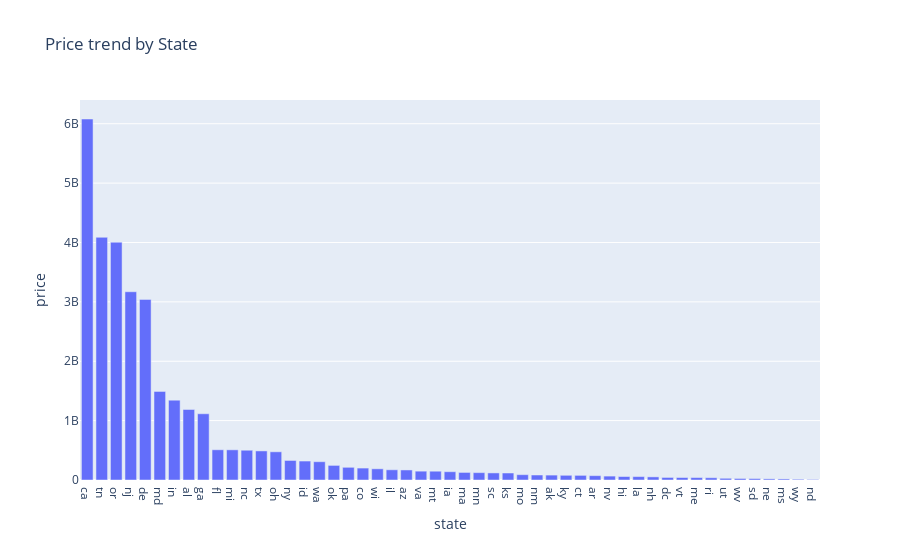

Source (notebook cell):
### Code cell
### aggregarting price over state to explore prices by state

state_df = used_cars_df_processed[['state','price']].groupby('state')['price'].sum().reset_index().sort_values(by=['price'], ascending = False)


fig2 = px.bar(state_df, x="state", y="price", title='Price trend by State')

fig2.write_image("./images/PriceTrendbyState.png")
plotly.offline.plot(fig2, filename="/Users/apoorvaacharya/Documents/Projects/AI Journey/Berkeley/Practical2/practical_application_II_starter/images/PriceTrendbyState.html")

fig.show()

### Figure 1 — Plotly figure (JSON) as saved in the notebook; plotly's stock layout.template omitted (floating-point values rounded to 4 significant figures)
{"data": [{"alignmentgroup": "True", "hovertemplate": "state=%{x}<br>price=%{y}<extra></extra>", "legendgroup": "", "marker": {"color": "#636efa", "pattern": {"shape": ""}}, "name": "", "offsetgroup": "", "orientation": "v", "showlegend": false, "textposition": "auto", "type": "bar", "x": ["ca", "tn", "or", "nj", "de", "md", "in", "al", "ga", "fl", "mi", "nc", "tx", "oh", "ny", "id", "wa", "ok", "pa", "co", "wi", "il", "az", "va", "mt", "ia", "ma", "mn", "sc", "ks", "mo", "nm", "ak", "ky", "ct", "ar", "nv", "hi", "la", "nh", "dc", "vt", "me", "ri", "ut", "wv", "sd", "ne", "ms", "wy", "nd"], "xaxis": "x", "y": [6079810600, 4087205251, 4005224718, 3170597659, 3041598035, 1492362370, 1345191828, 1187428747, 1115306383, 508986359, 508226170, 501524408, 489738641, 474848659, 329106819, 319356576, 308010043, 245918633, 213751064, 200886289, 188404703, 172006247, 169089641, 148928058, 148009341, 139699302, 127370492, 123743072, 119094404, 117688669, 89606421, 84260259, 82492990, 79087604, 78023177, 72931452, 65715934, 58517080, 57302835, 52601758, 43005993, 41663266, 40879857, 38103927, 28864973, 25581922, 23917022, 19374859, 17891489, 12873485, 9153803], "yaxis": "y"}], "layout": {"barmode": "relative", "legend": {"tracegroupgap": 0}, "title": {"text": "Price trend by State"}, "xaxis": {"anchor": "y", "domain": [0, 1], "title": {"text": "state"}}, "yaxis": {"anchor": "x", "domain": [0, 1], "title": {"text": "price"}}}}
